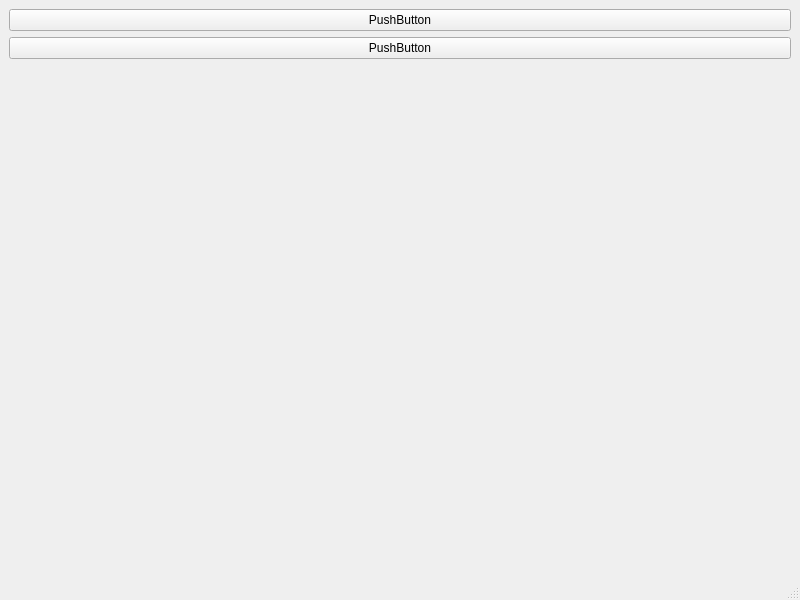
<?xml version="1.0" encoding="UTF-8"?>
<ui version="4.0">
 <class>MainWindow</class>
 <widget class="QMainWindow" name="MainWindow">
  <property name="geometry">
   <rect>
    <x>0</x>
    <y>0</y>
    <width>800</width>
    <height>600</height>
   </rect>
  </property>
  <property name="windowTitle">
   <string>MainWindow</string>
  </property>
  <widget class="QWidget" name="centralwidget">
   <layout class="QVBoxLayout" name="verticalLayout_2">
    <item>
     <layout class="QVBoxLayout" name="verticalLayout">
      <item>
       <widget class="QPushButton" name="pushButton">
        <property name="text">
         <string>PushButton</string>
        </property>
       </widget>
      </item>
      <item>
       <widget class="QPushButton" name="pushButton_2">
        <property name="text">
         <string>PushButton</string>
        </property>
       </widget>
      </item>
      <item>
       <spacer name="verticalSpacer">
        <property name="orientation">
         <enum>Qt::Orientation::Vertical</enum>
        </property>
        <property name="sizeHint" stdset="0">
         <size>
          <width>20</width>
          <height>40</height>
         </size>
        </property>
       </spacer>
      </item>
     </layout>
    </item>
   </layout>
  </widget>
  <widget class="QMenuBar" name="menubar">
   <property name="geometry">
    <rect>
     <x>0</x>
     <y>0</y>
     <width>800</width>
     <height>33</height>
    </rect>
   </property>
  </widget>
  <widget class="QStatusBar" name="statusbar"/>
 </widget>
 <resources/>
 <connections>
  <connection>
   <sender>pushButton</sender>
   <signal>clicked()</signal>
   <receiver>MainWindow</receiver>
   <slot>hello()</slot>
   <hints>
    <hint type="sourcelabel">
     <x>319</x>
     <y>98</y>
    </hint>
    <hint type="destinationlabel">
     <x>553</x>
     <y>187</y>
    </hint>
   </hints>
  </connection>
 </connections>
 <slots>
  <slot>hello()</slot>
 </slots>
</ui>
